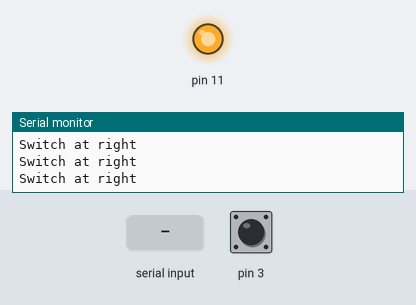
A sketch run on a simulated Arduino Uno, built with avr-gcc and run on an emulated ATmega328P. Parts: output pins drawn as LEDs (lit = HIGH), the last lines printed to the serial monitor. Inputs (shaded band) come from the test bench; at power-on: pin 3 HIGH.

Above: at 2.8 s.
2.9 s: "1" received over the second serial link
At 4.0 s:
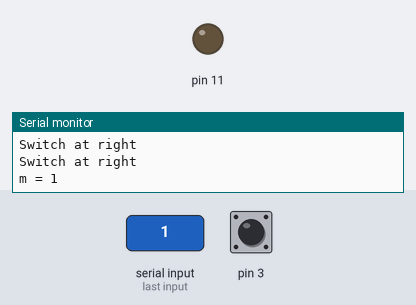
4.5 s: pin 3 pulled LOW for 1.2 s
Timing chart, 0 to 7.5 s (numbered marks = the images above; inputs shaded):
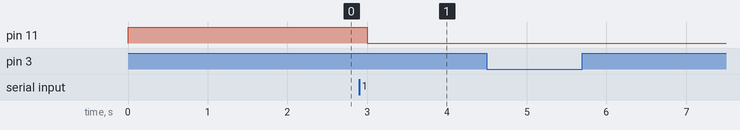

The sketch:

prob_2_slave.ino
```cpp
#include <SoftwareSerial.h>
SoftwareSerial SUART(6, 7);
const int LED2 = 10;
char x[10];

void setup() {
  pinMode(3, INPUT_PULLUP);
  pinMode(11, OUTPUT);
  Serial.begin(9600);
  SUART.begin(9600);
}

void loop() {

  if (digitalRead(3) == LOW) {
    x[5] = "left";
    Serial.println("Switch at left");

  } else {
    x[5] = "right";
    Serial.println("Switch at right");
  }

  SUART.write(x);

  char m[10];
  byte a = SUART.available();
  if (a != 0) {
    for (int i = 0; i < a; i++) {
      m[i] = SUART.read();
    }
    Serial.print("m = ");
    Serial.println(m);
  }

  bool z = strcmp(m, x);
  if (z == 0x01) {
    digitalWrite(11, LOW);
  } else {
    digitalWrite(11, HIGH);
  }
  delay(1000);
}
```

Measured:
- after the input at 2.9 s, pin 11: HIGH → LOW after 0.10 s
